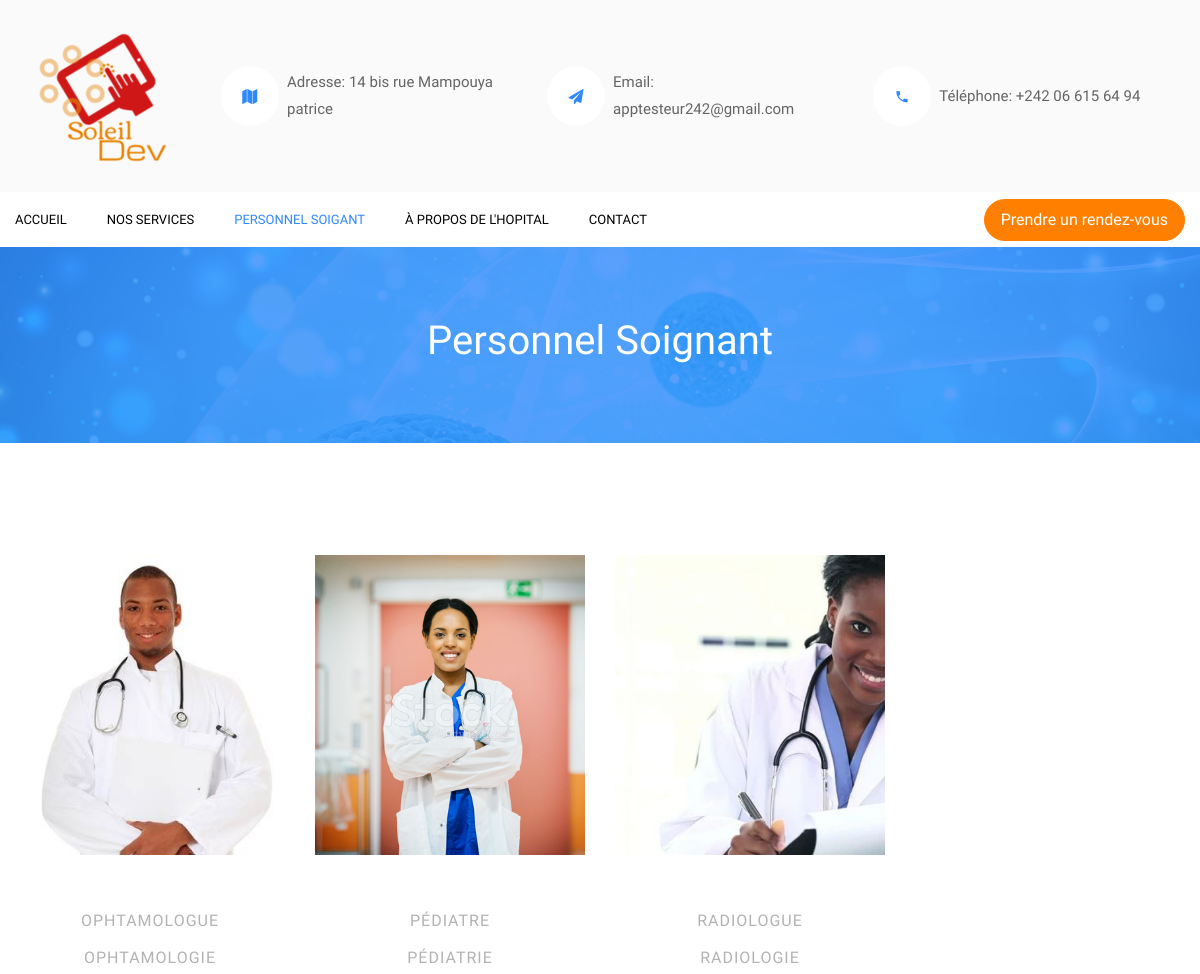
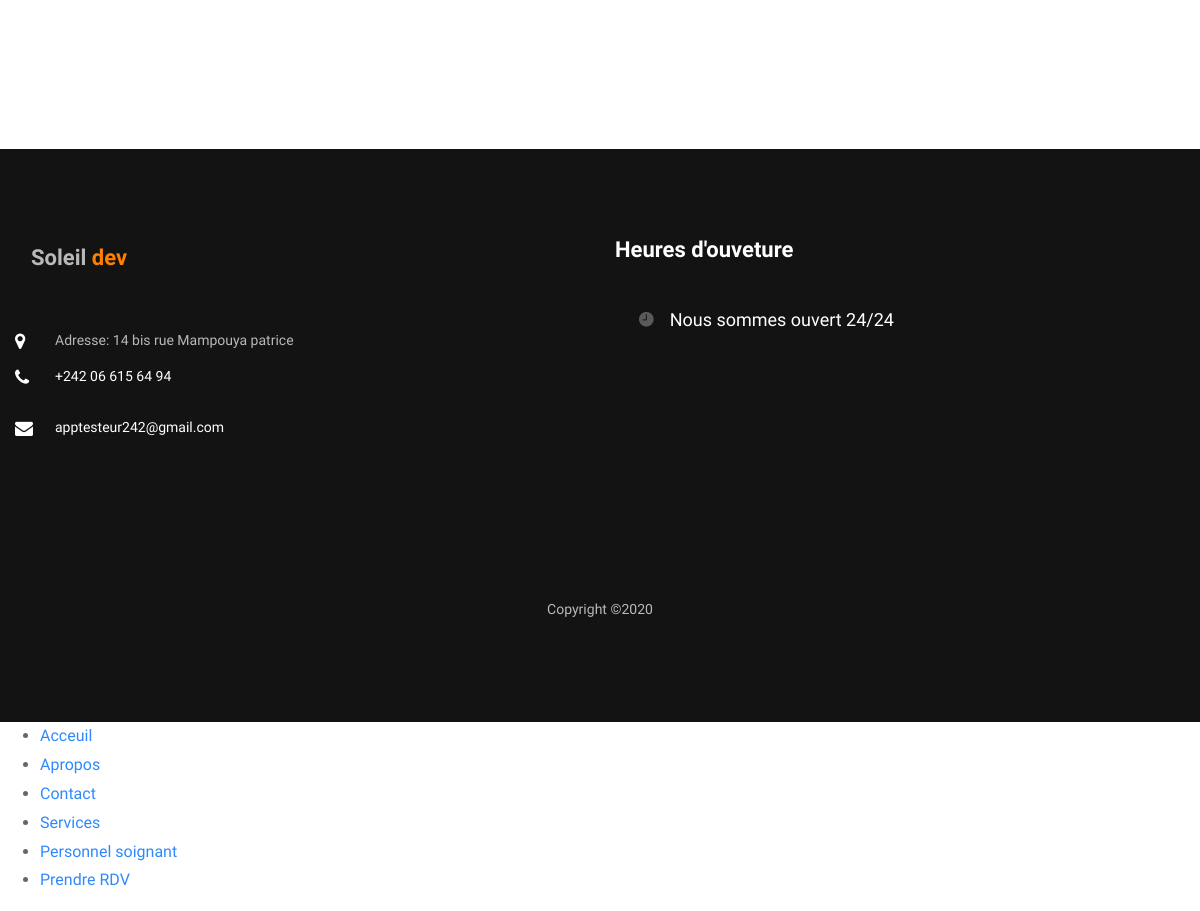
The page /service/personnels on the database its author committed (2 pictures, top to bottom).
### service/models.py (models this page shows)
class Personnel(models.Model):
    choix_sexe = (
        ('M','M'),
        ('F', 'F'),
    )
    photo_personnel = models.ImageField(upload_to='imgdefaut/')
    nom_personnel = models.CharField(max_length=150)
    prenom_personnel = models.CharField(max_length=150, blank=True)
    sexe = models.CharField(max_length=50, choices = choix_sexe)
    titre = models.ForeignKey('Titre', on_delete=models.CASCADE)
    service = models.ForeignKey('Service', on_delete=models.CASCADE)

class Service(models.Model):
    image_service = models.ImageField()
    nom_service = models.CharField(primary_key=True, max_length=50)
    specialisteM = models.CharField(unique=True, max_length=50)
    specialisteF = models.CharField(unique=True, max_length=50)
    class Meta:
        verbose_name = 'Services'
        verbose_name_plural = 'Services'
    def __str__(self):
        return self.nom_service

### service/views.py (the view)
# urls.py: path('personnels', views.personnel, name='indexpersonnel'),
def personnel(request):
    requete = Personnel.objects.select_related('service')
    return render(request, 'service/personnel.html', {'personnels':requete})

### service/models.py (called while the page is built)
    def __str__(self):
        return self.titre

### service/templates/service/personnel.html (shortened to what this page needs)
{% extends "layouts/base.html" %}
{% block menu %}
<nav class="navbar navbar-expand-lg navbar-dark bg-dark ftco-navbar-light" id="ftco-navbar">
  <div class="container d-flex align-items-center">
    <p class="button-custom order-lg-last mb-0"><a href="{% url 'rdv' %}" class="btn btn-secondary py-2 px-3">Prendre un rendez-vous</a></p>
    <div class="collapse navbar-collapse" id="ftco-nav">
      <ul class="navbar-nav mr-auto">
       <li class="nav-item "><a href="{% url 'indexprojet' %}" class="nav-link pl-0">Accueil</a></li>
       <li class="nav-item "><a href="{% url 'indexservice' %}" class="nav-link"> nos Services</a></li>
       <li class="nav-item active"><a href="{% url 'indexpersonnel' %}" class="nav-link">Personnel soigant</a></li>
	      <li class="nav-item"><a href="{% url 'apropos' %}" class="nav-link">à propos de l'hopital</a></li>
         <li class="nav-item"><a href="{% url 'contact' %}" class="nav-link">Contact</a></li>
      </ul>
    </div>
  </div>
</nav>
{% endblock %}
{% block Personnel %}
<section class="ftco-intro" style="background-image: url(/static/images/bg_3.jpg);" data-stellar-background-ratio="0.5">
  <div class="overlay"></div>
  <div class="container">
          <div class="row no-gutters slider-text align-items-center justify-content-center">
              <div class="col-md-9 ftco-animate text-center">
                  <h1 class="mb-2 bread" style="color: #fff;" >Personnel Soignant</h1>
              </div>
          </div>
  </div>
</section>
  <section class="ftco-section">
        <div class="container">
            <div class="row">
                    {% for personnel  in personnels %}
                <div class="col-md-6 col-lg-3 ftco-animate">
                    <div class="staff">
                        <div class="img-wrap d-flex align-items-stretch">
                            <div class="img align-self-stretch" style="background-image: url('{{personnel.photo_personnel.url}}');"></div>
                        </div>
                        <div class="text pt-3 text-center">
                            {% if personnel.sexe == "M" %}
                            <span class="position mb-2">{{personnel.service.specialisteM}}</span>
                            {% else %}
                            <span class="position mb-2">{{personnel.service.specialisteF}}</span>
                            {% endif %}
                            <span class="position mb-2">{{personnel.service}}</span>
                        </div>
                    </div>
                </div>
                {% endfor %}
                    </div>
                </div>
    </section>
    {% endblock %}

### templates/layouts/base.html (shortened to what this page needs)
{% load static %}
<!DOCTYPE html>
<html lang="en">
  <head>
    <link rel="stylesheet" href="{% static 'css/open-iconic-bootstrap.min.css' %}">
    <link rel="stylesheet" href="{% static 'css/animate.css' %}">
    <link rel="stylesheet" href="{% static 'css/owl.carousel.min.css' %}">
    <link rel="stylesheet" href="{% static 'css/owl.theme.default.min.css' %}">
    <link rel="stylesheet" href="{% static 'css/magnific-popup.css' %}">
    <link rel="stylesheet" href="{% static 'css/aos.css' %}">
    <link rel="stylesheet" href="{% static 'css/ionicons.min.css' %}">
    <link rel="stylesheet" href="{% static 'css/bootstrap-datepicker.css' %}">
    <link rel="stylesheet" href="{% static 'css/jquery.timepicker.css' %}">
    <link rel="stylesheet" href="{% static 'css/flaticon.css' %}">
    <link rel="stylesheet" href="{% static 'css/icomoon.css' %}">
    <link rel="stylesheet" href="{% static 'css/style.css' %}">
  </head>
  <body>
    <nav class="navbar py-4 navbar-expand-lg ftco_navbar navbar-light bg-light flex-row">
    	<div class="container">
    		<div class="row no-gutters d-flex align-items-start align-items-center px-3 px-md-0">
    			<div class="col-lg-2 pr-4 align-items-center">
  <a class="navbar-brand" href="{% url 'indexprojet' %}"><img class="navbar-brand"  src="{% static 'images/logo.png' %}"  /></a>
	    		</div>
	    		<div class="col-lg-10 d-none d-md-block">
		    		<div class="row d-flex">
			    		<div class="col-md-4 pr-4 d-flex topper align-items-center">
			    			<div class="icon bg-white mr-2 d-flex justify-content-center align-items-center"><span class="icon-map"></span></div>
						    <span class="text">Adresse: 14 bis rue Mampouya patrice</span>
					    </div>
					    <div class="col-md pr-4 d-flex topper align-items-center">
					    	<div class="icon bg-white mr-2 d-flex justify-content-center align-items-center"><span class="icon-paper-plane"></span></div>
						    <span class="text">Email: apptesteur242@gmail.com</span>
						</div>
					    <div class="col-md pr-4 d-flex topper align-items-center">
					    	<div class="icon bg-white mr-2 d-flex justify-content-center align-items-center"><span class="icon-phone2"></span></div>
						    <span class="text">Téléphone: +242 06 615 64 94</span>
					    </div>
				    </div>
			    </div>
		    </div>
		  </div>
    </nav>
    {% block menu %}
    {% endblock %}
  {% block Personnel %}
    {% endblock %}
    <footer class="ftco-footer ftco-bg-dark ftco-section">
      <div class="container">
        <div class="row mb-5">
          <div class="col-md">
            <div class="ftco-footer-widget mb-5">
              <h2 class="ftco-heading-2 logo"><a href="/admin/login" class="nav-link">Soleil <span>dev</span></a></h2>
            </div>
            <div class="ftco-footer-widget mb-5">
            	<div class="block-23 mb-3">
	              <ul>
	                <li><span class="icon icon-map-marker"></span><span class="text">Adresse: 14 bis rue Mampouya patrice</span></li>
	                <li><a href="#"><span class="icon icon-phone"></span><span class="text">+242 06 615 64 94</span></a></li>
	                <li><a href="#"><span class="icon icon-envelope"></span><span class="text"> apptesteur242@gmail.com</span></a></li>
	              </ul>
	            </div>
	            <ul class="ftco-footer-social list-unstyled float-md-left float-lft mt-3">
              </ul>
            </div>
          </div>
          <div class="col-md">
          	<div class="ftco-footer-widget mb-5">
            	<h2 class="ftco-heading-2">Heures d'ouveture</h2>
            	<h3 class="open-hours pl-4"><span class="ion-ios-time mr-3"></span>Nous sommes ouvert 24/24</h3>
            </div>
          </div>
        </div>
        <div class="row">
          <div class="col-md-12 text-center">
            <p>
  Copyright &copy;<script>document.write(new Date().getFullYear());</script>
  </p>
          </div>
        </div>
      </div>
    </footer>
  </body>
</html>
<ul>
    <li><a href="{% url 'indexprojet' %}">Acceuil</a></li>
    <li><a href="{% url 'apropos' %}">Apropos</a></li>
    <li><a href="{% url 'contact' %}">Contact</a></li>
    <li><a href="{% url 'indexservice' %}">Services</a></li>
    <li><a href="{% url 'indexpersonnel' %}">Personnel soignant</a></li>
    <li><a href="{% url 'rdv' %}">Prendre RDV</a></li>
</ul>

### static/css/icomoon.css (style rules this page uses)
[class^="icon-"], [class*=" icon-"] { font-family: 'icomoon' !important; speak: none; font-style: normal; font-weight: normal; font-variant: normal; text-transform: none; line-height: 1; -webkit-font-smoothing: antialiased; -moz-osx-font-smoothing: grayscale; }
.icon-map-marker:before { content: "\f041"; }
.icon-phone:before { content: "\f095"; }
.icon-envelope:before { content: "\f0e0"; }
.icon-paper-plane:before { content: "\f1d8"; }
.icon-map:before { content: "\f279"; }
.icon-phone2:before { content: "\e0cd"; }

### rows shown on the page
Personnel: photo_personnel (picture), service.specialisteM "OPHTAMOLOGUE", service "OPHTAMOLOGIE"
Personnel: photo_personnel (picture), service.specialisteF "PÉDIATRE", service "PÉDIATRIE"
Personnel: photo_personnel (picture), service.specialisteF "RADIOLOGUE", service "RADIOLOGIE"
